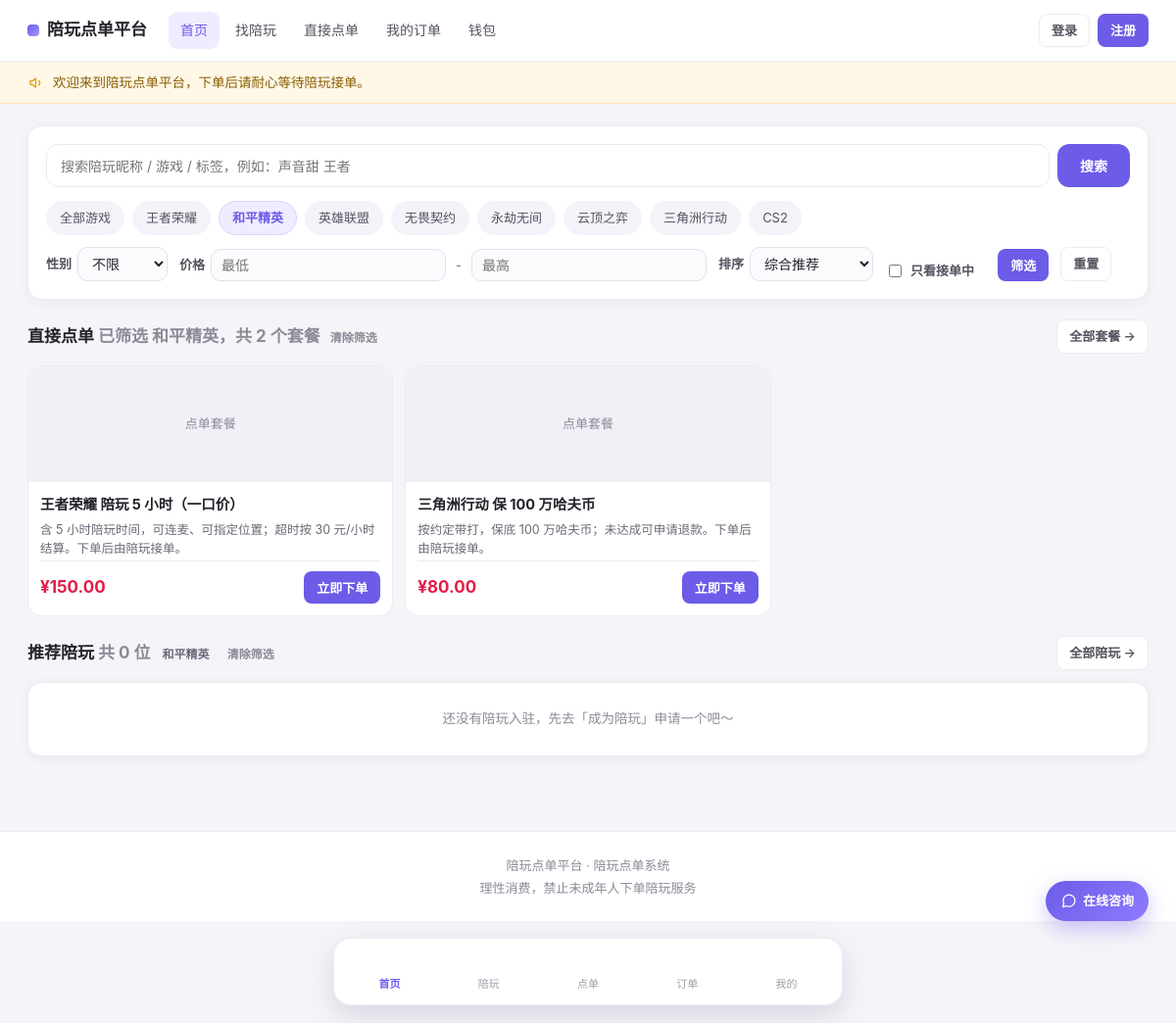
The app's page /index.php?r=home/index&game_id=2&page=1 with its own data.
### tables this page shows
CREATE TABLE IF NOT EXISTS `games` (
  `id` INT UNSIGNED NOT NULL AUTO_INCREMENT,
  `name` VARCHAR(50) NOT NULL DEFAULT '',
  `icon` VARCHAR(255) NOT NULL DEFAULT '',
  `sort` INT NOT NULL DEFAULT 0,
  `is_hot` TINYINT NOT NULL DEFAULT 0,
  `status` TINYINT NOT NULL DEFAULT 1 COMMENT '1启用 0停用',
  `created_at` DATETIME NOT NULL,
  `updated_at` DATETIME NOT NULL,
  PRIMARY KEY (`id`),
  KEY `idx_status` (`status`)
);

CREATE TABLE IF NOT EXISTS `order_packages` (
  `id` INT UNSIGNED NOT NULL AUTO_INCREMENT,
  `title` VARCHAR(100) NOT NULL DEFAULT '' COMMENT '例如：王者荣耀 陪玩 5 小时',
  `game_id` INT UNSIGNED NOT NULL DEFAULT 0,
  `price` DECIMAL(10,2) NOT NULL DEFAULT 0.00 COMMENT '一口价（总价）',
  `cover` VARCHAR(255) NOT NULL DEFAULT '',
  `description` VARCHAR(500) NOT NULL DEFAULT '',
  `sort` INT NOT NULL DEFAULT 0 COMMENT '越大越靠前',
  `status` TINYINT NOT NULL DEFAULT 1 COMMENT '1上架 0下架',
  `created_at` DATETIME NOT NULL,
  `updated_at` DATETIME NOT NULL,
  PRIMARY KEY (`id`),
  KEY `idx_status_sort` (`status`, `sort`)
);

### app/View.php (called while the page is built, shortened)
<?php
class View
{
    public static function render(string $tpl, array $data = [], string $layout = 'layout'): void
    {
        $content = self::capture($tpl, $data);
    }
    public static function capture(string $tpl, array $data = []): string
    {
        $file = self::resolve($tpl);
        extract($data, EXTR_SKIP);
        include $file;
        return (string) ob_get_clean();
    }
    private static function resolve(string $tpl): ?string
    {
        $tpl = str_replace(['..', '\\'], ['', '/'], $tpl);
        $tpl = trim($tpl, '/');
        $file = APP_ROOT . '/app/views/' . $tpl . '.php';
        return is_file($file) ? $file : null;
    }
}

### app/helpers.php (called while the page is built, shortened)
<?php
function config(?string $key = null, $default = null)
{
    $cfg = $GLOBALS['config'] ?? [];
    foreach (explode('.', $key) as $seg) {
        if (!is_array($cfg) || !array_key_exists($seg, $cfg)) {
            return $default;
        }
        $cfg = $cfg[$seg];
    }
    return $cfg;
}
function e($value): string
{
    return htmlspecialchars((string) $value, ENT_QUOTES, 'UTF-8');
}
function base_url(): string
{
    static $base = null;
    if ($base !== null) {
        return $base;
    }
    $configured = trim((string) config('app.url', ''));
    $scheme = (!empty($_SERVER['HTTPS']) && $_SERVER['HTTPS'] !== 'off') ? 'https' : 'http';
    $host   = (string) ($_SERVER['HTTP_HOST'] ?? 'localhost');
    $script = str_replace('\\', '/', (string) ($_SERVER['SCRIPT_NAME'] ?? '/index.php'));
    $dir    = rtrim(str_replace('\\', '/', dirname($script)), '/');
    $adminSeg = '/' . admin_path();
    return $base = $scheme . '://' . $host . $dir;
}
function url(string $route = 'home/index', array $params = []): string
{
    $params = array_merge(['r' => $route], $params);
    return base_url() . '/index.php?' . http_build_query($params);
}
function admin_path(): string
{
    $path = trim((string) config('security.admin_path', 'admin'), '/');
    return $path;
}
function query_url(array $overrides = [], ?string $route = null): string
{
    $q     = $_GET;
    $r     = $route ?? (string) ($q['r'] ?? 'home/index');
    unset($q['r'], $q['_token']);
    $q     = array_merge($q, $overrides);
    $q     = array_filter($q, function ($v) {
        return $v !== '' && $v !== null;
    });
    $script = str_replace('\\', '/', (string) ($_SERVER['SCRIPT_NAME'] ?? ''));
    return url($r, $q);
}
function view(string $tpl, array $data = [], string $layout = 'layout'): void
{
    View::render($tpl, $data, $layout);
}
function input(string $key, $default = '')
{
    if (array_key_exists($key, $_GET)) {
        return $_GET[$key];
    }
    return $default;
}
function input_str(string $key, string $default = ''): string
{
    $v = input($key, $default);
    return trim((string) $v);
}
function input_int(string $key, int $default = 0): int
{
    $v = input($key, $default);
    return is_array($v) ? $default : (int) $v;
}
function yuan($amount): string
{
    return '¥' . number_format((float) $amount, 2, '.', ',');
}
function str_limit(?string $text, int $length = 40): string
{
    $text = (string) $text;
    return mb_strlen($text) > $length ? mb_substr($text, 0, $length) . '…' : $text;
}

### app/Controllers/BaseController.php (called while the page is built, shortened)
<?php
abstract class BaseController
{
    protected function view(string $tpl, array $data = [], string $layout = 'layout'): void
    {
        $data['__user'] = user();
        view($tpl, $data, $layout);
    }
}

### app/Controllers/HomeController.php (called while the page is built, shortened)
<?php
class HomeController extends BaseController
{
    private function buildFilter(): array
    {
        return [
            'game_id'     => input_int('game_id', 0),
            'gender'      => input_int('gender', 0),
            'keyword'     => input_str('keyword'),
            'sort'        => input_str('sort', 'default'),
            'online_only' => input_int('online_only', 0),
            'min_price'   => input_str('min_price'),
            'max_price'   => input_str('max_price'),
        ];
    }
    public function index()
    {
        $filter = $this->buildFilter();
        $result = CompanionService::search($filter, 1, 8);
        $games  = Db::all('SELECT * FROM games WHERE status = 1 ORDER BY sort DESC, id ASC LIMIT 8');
        $stats = [
            'companions' => (int) Db::value('SELECT COUNT(*) FROM companion_profiles WHERE audit_status = 1'),
            'orders'     => (int) Db::value('SELECT COUNT(*) FROM orders'),
            'completed'  => (int) Db::value('SELECT COUNT(*) FROM orders WHERE status = ?', [OrderService::STATUS_COMPLETED]),
        ];
        $this->view('home/index', [
            'title'    => site_name(),
            'filter'   => $filter,
            'games'    => $games,
            'result'   => $result,
            'stats'    => $stats,
            'banners'  => ContentService::banners(),
            'packages' => ContentService::packages((int) $filter['game_id']),
        ]);
    }
}

### app/Router.php (called while the page is built, shortened)
<?php
class Router
{
    public static function dispatch(string $route, string $namespace = 'App\\Controllers\\'): void
    {
        $route = trim($route, '/');
        $parts = explode('/', $route);
        $act   = $parts[1] ?? 'index';
        $method = lcfirst(self::studly($act));
        $controller = new $class();
        $controller->$method();
    }
    private static function studly(string $value): string
    {
        return str_replace(' ', '', ucwords(str_replace(['-', '_'], ' ', $value)));
    }
}

### public/index.php (called while the page is built, shortened)
<?php
require dirname(__DIR__) . '/app/bootstrap.php';
if (!\App\Db::tableExists('users')) {
    redirect(base_url() . '/install.php');
}
\App\Router::dispatch((string) ($_GET['r'] ?? 'home/index'));

### app/Db.php (called while the page is built, shortened)
<?php
class Db
{
    private static $pdo = null;
    private static $cfg = [];
    public static function init(array $cfg): void
    {
        self::$cfg = $cfg;
    }
    public static function pdo(): PDO
    {
        if (self::$pdo instanceof PDO) {
            return self::$pdo;
        }
        $c   = self::$cfg;
        $dsn = sprintf(
            'mysql:host=%s;port=%d;dbname=%s;charset=%s',
            (string) ($c['host'] ?? '127.0.0.1'),
            (int) ($c['port'] ?? 3306),
            (string) ($c['name'] ?? ''),
            (string) ($c['charset'] ?? 'utf8mb4')
        );
        try {
            self::$pdo = new PDO($dsn, (string) ($c['user'] ?? ''), (string) ($c['pass'] ?? ''), [
                PDO::ATTR_ERRMODE            => PDO::ERRMODE_EXCEPTION,
                PDO::ATTR_DEFAULT_FETCH_MODE => PDO::FETCH_ASSOC,
                PDO::ATTR_EMULATE_PREPARES   => false,
            ]);
        } catch (PDOException $e) {
            throw new \RuntimeException(
                '数据库连接失败：' . $e->getMessage()
                . '（请检查 config/config.php 的数据库配置，或访问 install.php 重新安装）'
            );
        }
        return self::$pdo;
    }
    public static function query(string $sql, array $params = []): PDOStatement
    {
        $st = self::pdo()->prepare($sql);
        $st->execute(array_values($params));
        return $st;
    }
    public static function all(string $sql, array $params = []): array
    {
        return self::query($sql, $params)->fetchAll();
    }
    public static function value(string $sql, array $params = [])
    {
        $row = self::query($sql, $params)->fetch(PDO::FETCH_NUM);
        return $row === false ? null : $row[0];
    }
    public static function tableExists(string $table): bool
    {
        try {
            $n = self::value(
                'SELECT COUNT(*) FROM information_schema.tables WHERE table_schema = DATABASE() AND table_name = ?',
                [$table]
            );
            return (int) $n > 0;
        } catch (Throwable $e) {
            return false;
        }
    }
}

### app/ContentService.php (called while the page is built, shortened)
<?php
class ContentService
{
    public static function packages(int $gameId = 0): array
    {
        try {
            if ($gameId > 0) {
                return Db::all(
                    'SELECT p.*, g.name AS game_name FROM order_packages p
                     LEFT JOIN games g ON g.id = p.game_id
                     WHERE p.status = 1 AND (p.game_id = ? OR p.game_id = 0)
                     ORDER BY p.game_id = ? DESC, p.sort DESC, p.id DESC LIMIT 50',
                    [$gameId, $gameId]
                );
            }
            return Db::all(
                'SELECT p.*, g.name AS game_name FROM order_packages p
                 LEFT JOIN games g ON g.id = p.game_id
                 WHERE p.status = 1
                 ORDER BY p.sort DESC, p.id DESC LIMIT 50'
            );
        } catch (\Throwable $e) {
            return [];
        }
    }
}

### app/bootstrap.php (called while the page is built, shortened)
<?php
spl_autoload_register(function ($class) {
    $prefix = 'App\\';
    $rel  = substr($class, strlen($prefix));
    $file = APP_ROOT . '/app/' . str_replace('\\', '/', $rel) . '.php';
});
require APP_ROOT . '/app/helpers.php';

### app/CompanionService.php (called while the page is built, shortened)
<?php
class CompanionService
{
    public static function search(array $filter, int $page = 1, int $perPage = 12): array
    {
        $where  = [
            'p.audit_status = 1',
            'u.status = 1',
        ];
        $params = [];
        if (!empty($filter['game_id'])) {
            $where[]  = 'EXISTS (SELECT 1 FROM companion_skills s WHERE s.companion_id = p.user_id AND s.status = 1 AND s.game_id = ?)';
            $params[] = (int) $filter['game_id'];
        }
        $priceWhere  = [];
        $whereSql = implode(' AND ', $where);
        $sort    = (string) ($filter['sort'] ?? 'default');
        $orderBy = 'p.online_status DESC, p.is_recommend DESC, p.sort DESC, p.score DESC, p.id DESC';
        $total = (int) Db::value(
            "SELECT COUNT(*) FROM companion_profiles p JOIN users u ON u.id = p.user_id WHERE $whereSql",
            $params
        );
        $page   = max(1, $page);
        $offset = ($page - 1) * $perPage;
        $rows   = Db::all(
            "SELECT p.*, u.nickname, u.avatar, u.gender, u.id AS uid, u.credit_score,
                    (SELECT MIN(s.price) FROM companion_skills s WHERE s.companion_id = p.user_id AND s.status = 1) AS min_price,
                    (SELECT COUNT(*) FROM companion_skills s WHERE s.companion_id = p.user_id AND s.status = 1) AS skill_count
             FROM companion_profiles p
             JOIN users u ON u.id = p.user_id
             WHERE $whereSql
             ORDER BY $orderBy
             LIMIT $perPage OFFSET $offset",
            $params
        );
        return ['total' => $total, 'rows' => $rows, 'page' => $page, 'per_page' => $perPage];
    }
}

### app/views/home/index.php (the view, shortened to what this page needs)
<?php
$rows  = $result['rows'];
$total = (int) $result['total'];
?>
<section class="card">
  <form class="search-row" method="get" action="<?= e(url('home/index')) ?>">
    <input type="text" name="keyword" value="<?= e($filter['keyword']) ?>" placeholder="搜索陪玩昵称 / 游戏 / 标签，例如：声音甜 王者">
    <button class="btn btn-primary" type="submit">搜索</button>
  </form>
  <div class="filters">
    <div class="chip-row">
      <a class="chip <?= empty($filter['game_id']) ? 'active' : '' ?>" href="<?= e(query_url(['game_id' => '', 'page' => 1])) ?>">全部游戏</a>
      <?php foreach ($games as $g): ?>
        <a class="chip <?= (int) $filter['game_id'] === (int) $g['id'] ? 'active' : '' ?>"
           href="<?= e(query_url(['game_id' => (int) $g['id'], 'page' => 1])) ?>"><?= e($g['name']) ?></a>
      <?php endforeach; ?>
    </div>
    <form class="filter-form" method="get" action="<?= e(url('home/index')) ?>">
      <label>性别
        <select name="gender">
          <option value="0">不限</option>
        </select>
      </label>
      <label>价格
        <input type="number" name="min_price" value="<?= e($filter['min_price']) ?>" placeholder="最低" min="0" step="1">
        <span class="dash">-</span>
        <input type="number" name="max_price" value="<?= e($filter['max_price']) ?>" placeholder="最高" min="0" step="1">
      </label>
      <label>排序
        <select name="sort">
          <option value="default" <?= $filter['sort'] === 'default' ? 'selected' : '' ?>>综合推荐</option>
        </select>
      </label>
      <label class="check">
        <input type="checkbox" name="online_only" value="1" <?= !empty($filter['online_only']) ? 'checked' : '' ?>>只看接单中
      </label>
      <button class="btn btn-primary btn-sm" type="submit">筛选</button>
      <a class="btn btn-ghost btn-sm" href="<?= e(url('home/index')) ?>">重置</a>
    </form>
  </div>
</section>
<?php
$__gameName = '';
foreach ($games as $__g) {
    if ((int) $__g['id'] === (int) $filter['game_id']) {
        $__gameName = (string) $__g['name'];
    }
}
?>
<?php if (!empty($packages)): ?>
  <section class="section-head">
    <h2>
      直接点单
      <span class="muted">
        <?= $__gameName !== '' ? '已筛选 ' . e($__gameName) . '，共 ' . count($packages) . ' 个套餐' : '选套餐一键下单' ?>
      </span>
      <?php if ($__gameName !== ''): ?>
        <a class="muted" style="font-size:12px;margin-left:6px" href="<?= e(url('home/index')) ?>">清除筛选</a>
      <?php endif; ?>
    </h2>
    <a class="btn btn-ghost btn-sm" href="<?= e(url('home/packages')) ?>">全部套餐 →</a>
  </section>
  <div class="package-grid">
    <?php foreach (array_slice($packages, 0, 6) as $p): ?>
      <?php include APP_ROOT . '/app/views/partials/package_card.php'; ?>
    <?php endforeach; ?>
  </div>
<?php endif; ?>
<section class="section-head">
  <h2>
    推荐陪玩 <span class="muted">共 <?= $total ?> 位</span>
    <?php if ($__gameName !== ''): ?>
      <span class="tag"><?= e($__gameName) ?></span>
      <a class="muted" style="font-size:12px;margin-left:6px" href="<?= e(url('home/index')) ?>">清除筛选</a>
    <?php endif; ?>
  </h2>
  <a class="btn btn-ghost btn-sm" href="<?= e(url('home/companions')) ?>">全部陪玩 →</a>
</section>
<?php if (!$rows): ?>
  <div class="card empty">还没有陪玩入驻，先去「成为陪玩」申请一个吧～</div>
<?php endif; ?>

### app/views/partials/package_card.php (shortened to what this page needs)
<div class="package-card">
  <?php if (!empty($p['cover'])): ?>
    <img class="package-cover" src="<?= e(upload_url((string) $p['cover'])) ?>" alt="" loading="lazy">
  <?php else: ?>
    <div class="package-cover package-cover-ph"><?= e((string) ($p['game_name'] ?? '点单套餐')) ?></div>
  <?php endif; ?>
  <div class="package-body">
    <div class="package-title"><?= e((string) $p['title']) ?></div>
    <?php if (trim((string) $p['description']) !== ''): ?>
      <p class="package-desc"><?= e(str_limit((string) $p['description'], 60)) ?></p>
    <?php endif; ?>
    <div class="package-foot">
      <span class="price"><?= e(yuan((float) $p['price'])) ?></span>
      <form method="post" action="<?= e(url('order/buyPackage')) ?>"
            data-confirm="确认购买「<?= e((string) $p['title']) ?>」？将从钱包余额扣款。">
        <button class="btn btn-primary btn-sm" type="submit">立即下单</button>
      </form>
    </div>
  </div>
</div>

### records on screen
games: name "王者荣耀"
games: name "和平精英"
games: name "英雄联盟"
games: name "无畏契约"
games: name "永劫无间"
games: name "云顶之弈"
games: name "三角洲行动"
games: name "CS2", is_hot "0"
order_packages: game_name "点单套餐", title "三角洲行动 保 100 万哈夫币", description "按约定带打，保底 100 万哈夫币；未达成可申请退款。下单后由陪玩接单。", price "¥80.00"
order_packages: game_name "点单套餐", title "王者荣耀 陪玩 5 小时（一口价）", description "含 5 小时陪玩时间，可连麦、可指定位置；超时按 30 元/小时结算。下单后由陪玩接单。", price "¥150.00"

### other values on screen
site_name() "陪玩点单平台"
$__item[1] "首页"
$__item[1] "找陪玩"
$__item[1] "直接点单"
$__item[1] "我的订单"
$__item[1] "钱包"
$__it['text'] "欢迎来到陪玩点单平台，下单后请耐心等待陪玩接单。"
count($packages) "2"
$__tab[1] "首页"
$__tab[1] "陪玩"
$__tab[1] "点单"
$__tab[1] "订单"
$__tab[1] "我的"
